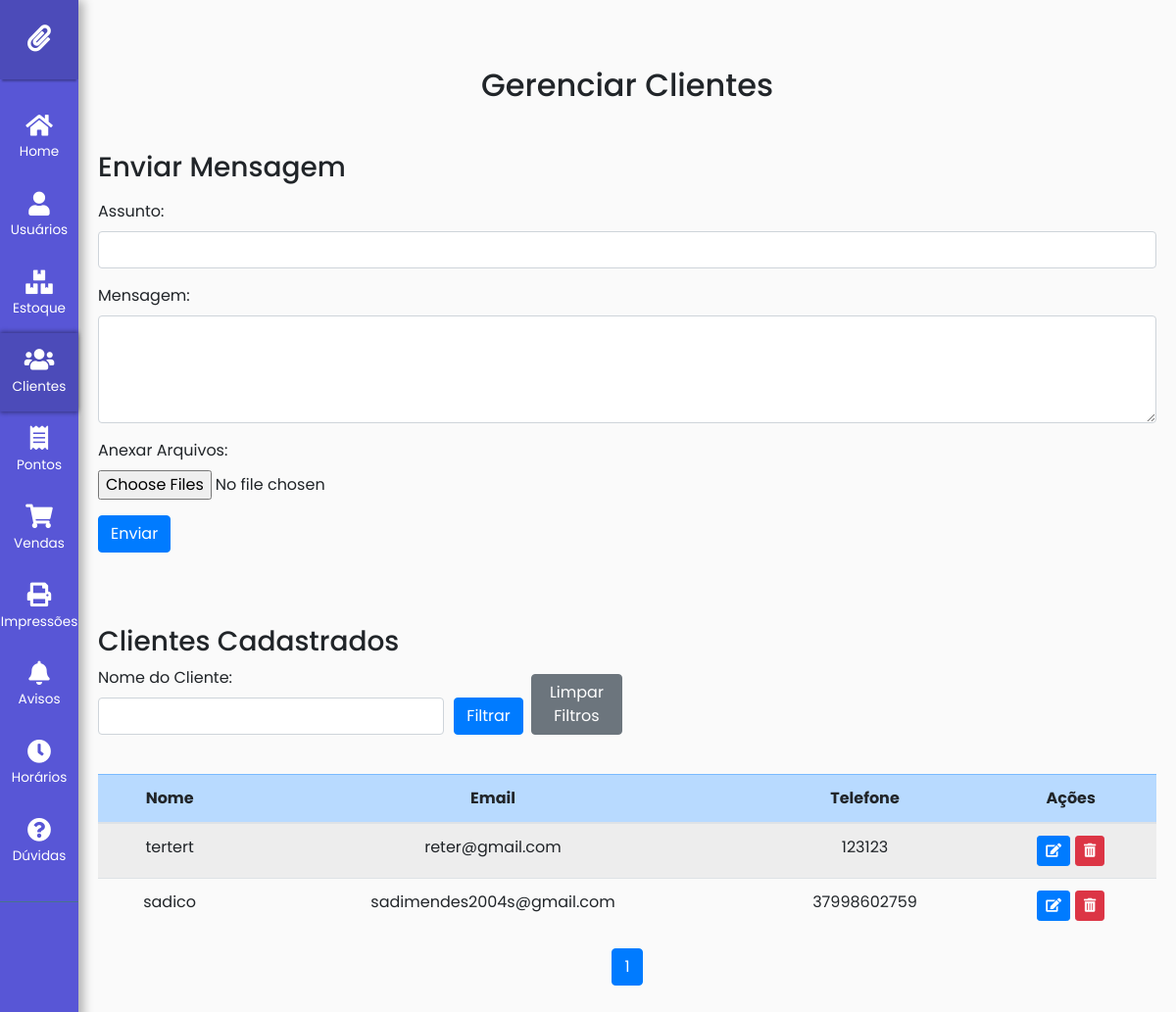
The app's page /clientes/ (signed in), older data.
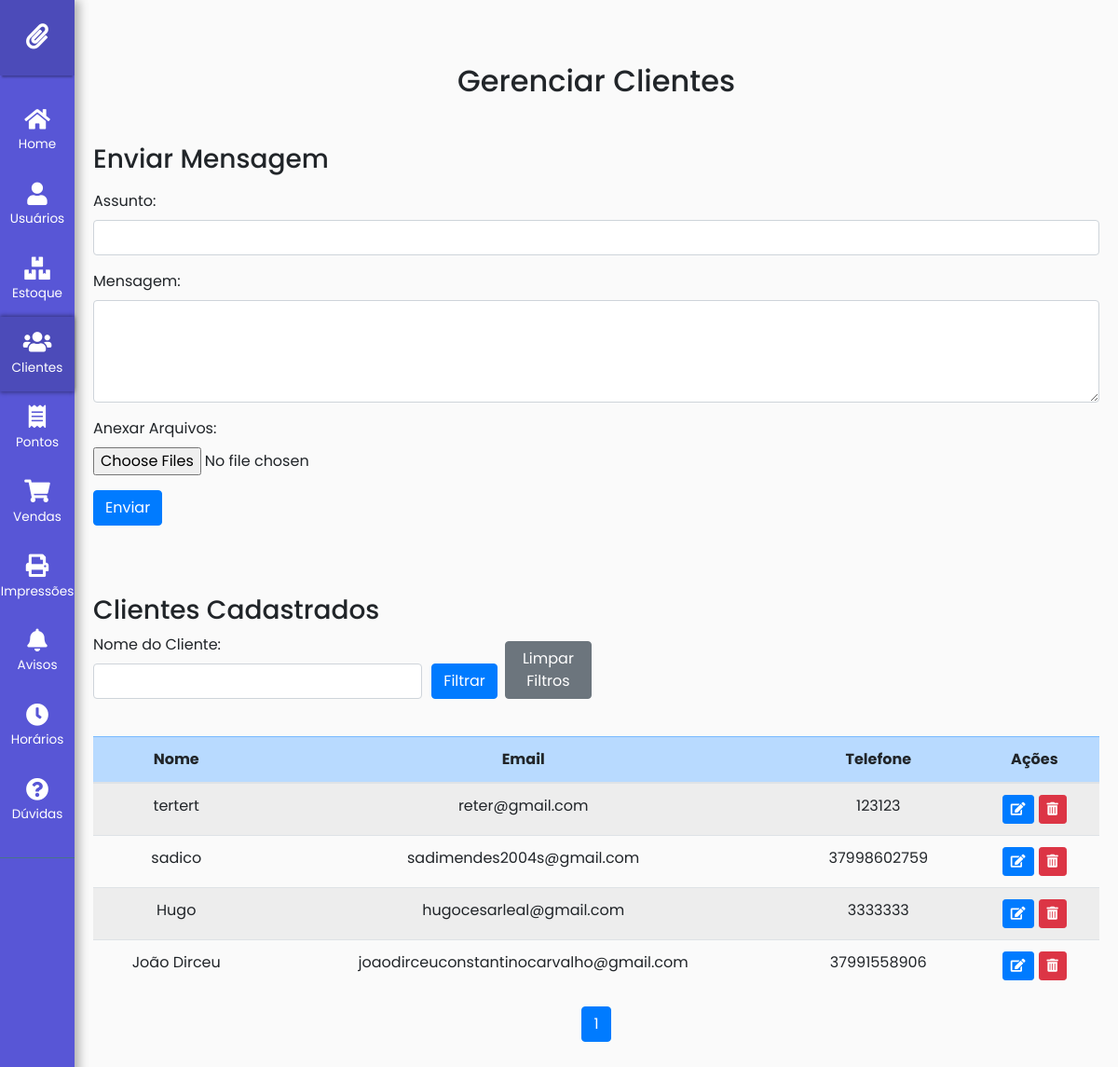
The same page, newer data.
### clientes/models.py (models this page shows, shortened)
class Cliente(models.Model):
    nome = models.CharField(max_length=100)
    email = models.EmailField()
    telefone = models.CharField(max_length=15)

### clientes/views.py (the view, shortened to what this page needs)
# urls.py: path('', views.admin_dashboard_clientes, name='admin-clientes'),
@user_passes_test(is_admin)
def admin_dashboard_clientes(request):
    clientes = Cliente.objects.all()
    nome_cliente = request.GET.get('nome_cliente')
    if (nome_cliente):
        clientes = clientes.filter(nome__icontains=nome_cliente)
    paginator = Paginator(clientes, 10)
    page_number = request.GET.get('page')
    page_obj = paginator.get_page(page_number)
    return TemplateResponse(request, 'admin_dashboard_clientes.html', {'clientes': page_obj})

### core/utils.py (called while the page is built)
def is_admin(user):
    return user.is_staff

### clientes/templates/admin_dashboard_clientes.html (shortened to what this page needs)
{% extends base_template %}
{% load static %}
{% block body %}
<div class="container mt-5">
    <h2 class="text-center">Gerenciar Clientes</h2>
    <h3 class="mt-5">Enviar Mensagem</h3>
    <form method="POST" enctype="multipart/form-data" class="mt-3">
        <div class="form-group">
            <label for="assunto">Assunto:</label>
            <input type="text" id="assunto" name="assunto" class="form-control" required>
        </div>
        <div class="form-group">
            <label for="mensagem">Mensagem:</label>
            <textarea id="mensagem" name="mensagem" rows="4" class="form-control" required></textarea>
        </div>
        <div class="form-group">
            <label for="arquivos">Anexar Arquivos:</label>
            <input type="file" name="arquivos" class="form-control-file" multiple>
        </div>
        <button type="submit" class="btn btn-primary" style="margin-bottom: 50px">Enviar</button>
    </form>
    <h3 class="mt-4">Clientes Cadastrados</h3>
    <form method="GET" class="mb-4">
        <div class="form-row">
            <div class="form-group col-md-4">
                <label for="nome_cliente">Nome do Cliente:</label>
                <input type="text" id="nome_cliente" name="nome_cliente" class="form-control" value="{{ request.GET.nome_cliente }}">
            </div>
            <div class="form-group col-md-2 d-flex align-items-end">
                <button type="submit" class="btn btn-primary">Filtrar</button>
                <a href="{% url 'clientes:admin-clientes' %}" class="btn btn-secondary ml-2">Limpar Filtros</a>
            </div>
        </div>
    </form>
    <div class="table-responsive">
        <table class="table table-striped table-hover">
            <thead class="table-primary text-center">
                <tr>
                    <th>Nome</th>
                    <th>Email</th>
                    <th>Telefone</th>
                    <th>Ações</th>
                </tr>
            </thead>
            <tbody>
                {% if clientes %}
                    {% for cliente in clientes %}
                    <tr class="text-center">
                        <td>{{ cliente.nome }}</td>
                        <td>{{ cliente.email }}</td>
                        <td>{{ cliente.telefone }}</td>
                        <td>
                            <div class="d-flex justify-content-center">
                                <button class="btn btn-primary btn-sm btn-editCliente" data-toggle="modal" data-target="#modalEditCliente" data-id="{{ cliente.pk }}" style="margin-right: 5px;">
                                    <i class="fas fa-edit"></i>
                                </button>
                                <button type="button" class="btn btn-danger btn-sm" data-toggle="modal" data-target="#confirmDeleteModal" data-url="{% url 'clientes:excluir-cliente' cliente.pk %}">
                                    <i class="fas fa-trash-alt"></i>
                                </button>
                            </div>
                        </td>
                    </tr>
                    {% endfor %}
                {% else %}
                    <tr>
                        <td colspan="4" class="text-center">Nenhum cliente encontrado.</td>
                    </tr>
                {% endif %}
            </tbody>
        </table>
    </div>
    <div class="d-flex justify-content-center">
        <nav aria-label="Page navigation">
            <ul class="pagination">
                {% for num in clientes.paginator.page_range %}
                    <li class="page-item {% if clientes.number == num %}active{% endif %}">
                        <a class="page-link" href="?{% if request.GET.nome_cliente %}nome_cliente={{ request.GET.nome_cliente }}&{% endif %}page={{ num }}">{{ num }}</a>
                    </li>
                {% endfor %}
            </ul>
        </nav>
    </div>
{% endblock %}

Row changes from the older to the newer data that the page shows:
added Cliente: nome "Hugo", email "hugocesarleal@gmail.com", telefone "3333333"
added Cliente: nome "João Dirceu", email "joaodirceuconstantinocarvalho@gmail.com", telefone "37991558906"
